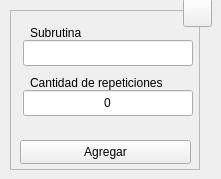
  <widget class="QWidget" name="centralwidget">
   <widget class="QFrame" name="frame">
    <property name="geometry">
     <rect>
      <x>10</x>
      <y>10</y>
      <width>190</width>
      <height>160</height>
     </rect>
    </property>
    <property name="sizePolicy">
     <sizepolicy hsizetype="Fixed" vsizetype="Fixed">
      <horstretch>0</horstretch>
      <verstretch>0</verstretch>
     </sizepolicy>
    </property>
    <property name="minimumSize">
     <size>
      <width>190</width>
      <height>160</height>
     </size>
    </property>
    <property name="maximumSize">
     <size>
      <width>190</width>
      <height>160</height>
     </size>
    </property>
    <property name="frameShape">
     <enum>QFrame::StyledPanel</enum>
    </property>
    <property name="frameShadow">
     <enum>QFrame::Raised</enum>
    </property>
    <widget class="QLineEdit" name="tbx_sub">
     <property name="geometry">
      <rect>
       <x>13</x>
       <y>30</y>
       <width>170</width>
       <height>26</height>
      </rect>
     </property>
     <property name="minimumSize">
      <size>
       <width>170</width>
       <height>0</height>
      </size>
     </property>
     <property name="maximumSize">
      <size>
       <width>170</width>
       <height>16777215</height>
      </size>
     </property>
     <property name="toolTip">
      <string>Digite el número de subrutina</string>
     </property>
     <property name="statusTip">
      <string/>
     </property>
     <property name="alignment">
      <set>Qt::AlignCenter</set>
     </property>
     <property name="placeholderText">
      <string/>
     </property>
    </widget>
    <widget class="QLabel" name="lbl_sub">
     <property name="enabled">
      <bool>true</bool>
     </property>
     <property name="geometry">
      <rect>
       <x>20</x>
       <y>10</y>
       <width>61</width>
       <height>26</height>
      </rect>
     </property>
     <property name="text">
      <string>Subrutina</string>
     </property>
     <property name="buddy">
      <cstring>lbl_sub</cstring>
     </property>
    </widget>
    <widget class="QLabel" name="lbl_rep">
     <property name="enabled">
      <bool>true</bool>
     </property>
     <property name="geometry">
      <rect>
       <x>20</x>
       <y>60</y>
       <width>141</width>
       <height>26</height>
      </rect>
     </property>
     <property name="text">
      <string>Cantidad de repeticiones</string>
     </property>
     <property name="buddy">
      <cstring>lbl_rep</cstring>
     </property>
    </widget>
    <widget class="QPushButton" name="btn_save">
     <property name="geometry">
      <rect>
       <x>10</x>
       <y>130</y>
       <width>171</width>
       <height>24</height>
      </rect>
     </property>
     <property name="sizePolicy">
      <sizepolicy hsizetype="Expanding" vsizetype="Expanding">
       <horstretch>0</horstretch>
       <verstretch>0</verstretch>
      </sizepolicy>
     </property>
     <property name="minimumSize">
      <size>
       <width>88</width>
       <height>0</height>
      </size>
     </property>
     <property name="toolTip">
      <string>Agregar los datos al programa CNC</string>
     </property>
     <property name="statusTip">
      <string/>
     </property>
     <property name="text">
      <string>Agregar</string>
     </property>
     <property name="shortcut">
      <string>Ctrl+S</string>
     </property>
     <property name="autoDefault">
      <bool>true</bool>
     </property>
    </widget>
    <widget class="QLineEdit" name="tbx_rep">
     <property name="geometry">
      <rect>
       <x>13</x>
       <y>80</y>
       <width>170</width>
       <height>26</height>
      </rect>
     </property>
     <property name="minimumSize">
      <size>
       <width>170</width>
       <height>0</height>
      </size>
     </property>
     <property name="maximumSize">
      <size>
       <width>170</width>
       <height>16777215</height>
      </size>
     </property>
     <property name="toolTip">
      <string>Digite la cantidad de repeticiones</string>
     </property>
     <property name="statusTip">
      <string/>
     </property>
     <property name="text">
      <string>0</string>
     </property>
     <property name="alignment">
      <set>Qt::AlignCenter</set>
     </property>
     <property name="placeholderText">
      <string/>
     </property>
    </widget>
    <zorder>tbx_sub</zorder>
    <zorder>lbl_sub</zorder>
    <zorder>btn_save</zorder>
    <zorder>tbx_rep</zorder>
    <zorder>lbl_rep</zorder>
   </widget>
   <widget class="QToolButton" name="btn_help">
    <property name="geometry">
     <rect>
      <x>183</x>
      <y>-2</y>
      <width>29</width>
      <height>29</height>
     </rect>
    </property>
    <property name="font">
     <font>
      <pointsize>20</pointsize>
      <bold>true</bold>
     </font>
    </property>
    <property name="text">
     <string/>
    </property>
    <property name="icon">
     <iconset resource="../../resources/resources.qrc">
      <normaloff>:/icons/question.png</normaloff>:/icons/question.png</iconset>
    </property>
    <property name="iconSize">
     <size>
      <width>20</width>
      <height>20</height>
     </size>
    </property>
    <property name="shortcut">
     <string>F1</string>
    </property>
   </widget>
  </widget>
